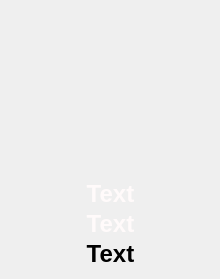
<?xml version="1.0" encoding="UTF-8"?>
<ui version="4.0">
 <class>weather</class>
 <widget class="QWidget" name="weather">
  <property name="geometry">
   <rect>
    <x>0</x>
    <y>0</y>
    <width>220</width>
    <height>279</height>
   </rect>
  </property>
  <property name="minimumSize">
   <size>
    <width>220</width>
    <height>250</height>
   </size>
  </property>
  <property name="maximumSize">
   <size>
    <width>220</width>
    <height>400</height>
   </size>
  </property>
  <property name="windowTitle">
   <string>Form</string>
  </property>
  <widget class="QFrame" name="frame">
   <property name="geometry">
    <rect>
     <x>9</x>
     <y>9</y>
     <width>202</width>
     <height>184</height>
    </rect>
   </property>
   <property name="frameShape">
    <enum>QFrame::NoFrame</enum>
   </property>
   <property name="frameShadow">
    <enum>QFrame::Raised</enum>
   </property>
   <layout class="QGridLayout" name="gridLayout">
    <item row="0" column="0">
     <widget class="QLabel" name="limagem">
      <property name="text">
       <string/>
      </property>
      <property name="pixmap">
       <pixmap resource="../weather.qrc">:/weather/imagens/weather.png</pixmap>
      </property>
      <property name="scaledContents">
       <bool>true</bool>
      </property>
     </widget>
    </item>
   </layout>
  </widget>
  <widget class="QLabel" name="ltemperatura">
   <property name="geometry">
    <rect>
     <x>10</x>
     <y>210</y>
     <width>201</width>
     <height>28</height>
    </rect>
   </property>
   <property name="font">
    <font>
     <pointsize>18</pointsize>
     <weight>75</weight>
     <bold>true</bold>
    </font>
   </property>
   <property name="styleSheet">
    <string notr="true">color: #FFFAFA;</string>
   </property>
   <property name="frameShape">
    <enum>QFrame::NoFrame</enum>
   </property>
   <property name="frameShadow">
    <enum>QFrame::Sunken</enum>
   </property>
   <property name="text">
    <string>Text</string>
   </property>
   <property name="alignment">
    <set>Qt::AlignCenter</set>
   </property>
  </widget>
  <widget class="QLabel" name="lcidade">
   <property name="geometry">
    <rect>
     <x>0</x>
     <y>180</y>
     <width>221</width>
     <height>28</height>
    </rect>
   </property>
   <property name="font">
    <font>
     <pointsize>18</pointsize>
     <weight>75</weight>
     <bold>true</bold>
    </font>
   </property>
   <property name="styleSheet">
    <string notr="true">color: #FFFAFA;</string>
   </property>
   <property name="frameShape">
    <enum>QFrame::NoFrame</enum>
   </property>
   <property name="frameShadow">
    <enum>QFrame::Sunken</enum>
   </property>
   <property name="text">
    <string>Text</string>
   </property>
   <property name="alignment">
    <set>Qt::AlignCenter</set>
   </property>
  </widget>
  <widget class="QLabel" name="linfo">
   <property name="geometry">
    <rect>
     <x>0</x>
     <y>240</y>
     <width>221</width>
     <height>28</height>
    </rect>
   </property>
   <property name="font">
    <font>
     <pointsize>18</pointsize>
     <weight>75</weight>
     <bold>true</bold>
    </font>
   </property>
   <property name="styleSheet">
    <string notr="true">color: blcks;</string>
   </property>
   <property name="frameShape">
    <enum>QFrame::NoFrame</enum>
   </property>
   <property name="frameShadow">
    <enum>QFrame::Sunken</enum>
   </property>
   <property name="text">
    <string>Text</string>
   </property>
   <property name="alignment">
    <set>Qt::AlignCenter</set>
   </property>
  </widget>
  <zorder>frame</zorder>
  <zorder>limagem</zorder>
  <zorder>splitter</zorder>
  <zorder>ltemperatura</zorder>
  <zorder>lcidade</zorder>
  <zorder>linfo</zorder>
 </widget>
 <resources>
  <include location="../weather.qrc"/>
 </resources>
 <connections/>
</ui>
